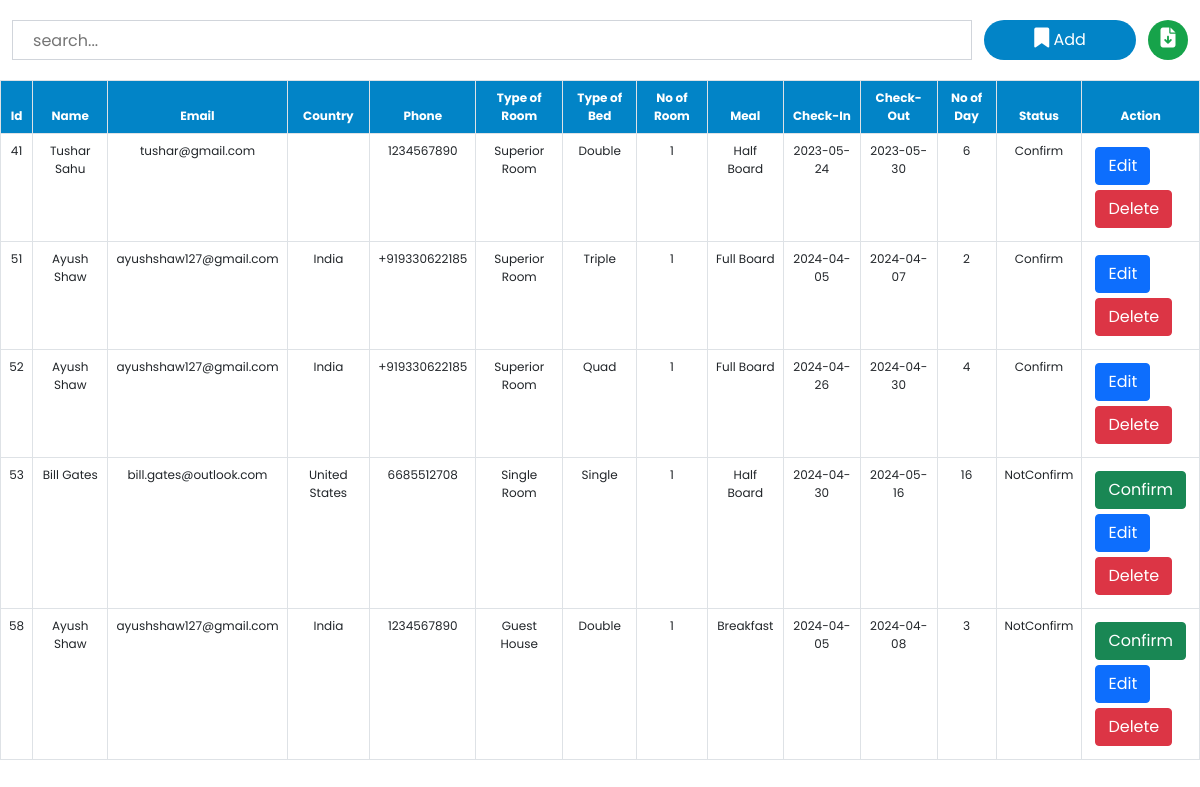
The page /admin/roombook.php on the database its author committed.
### tables this page shows
CREATE TABLE `roombook` (
  `id` int(10) NOT NULL,
  `Name` varchar(50) NOT NULL,
  `Email` varchar(50) NOT NULL,
  `Country` varchar(30) NOT NULL,
  `Phone` varchar(30) NOT NULL,
  `RoomType` varchar(30) NOT NULL,
  `Bed` varchar(30) NOT NULL,
  `Meal` varchar(30) NOT NULL,
  `NoofRoom` varchar(30) NOT NULL,
  `cin` date NOT NULL,
  `cout` date NOT NULL,
  `nodays` int(50) NOT NULL,
  `stat` varchar(30) NOT NULL
);

### admin/roombook.php (the view, shortened to what this page needs)
<?php
include '../config.php';
?>
<!DOCTYPE html>
<html lang="en">
<head>
    <link href="https://cdn.jsdelivr.net/npm/bootstrap@5.0.2/dist/css/bootstrap.min.css" rel="stylesheet">
    <link rel="stylesheet" href="https://cdnjs.cloudflare.com/ajax/libs/font-awesome/6.2.0/css/all.min.css" />
    <link rel="stylesheet" href="./css/roombook.css">
</head>
<body>
    <div class="searchsection">
        <input type="text" name="search_bar" id="search_bar" placeholder="search..." onkeyup="searchFun()">
        <button class="adduser" id="adduser" onclick="adduseropen()"><i class="fa-solid fa-bookmark"></i> Add</button>
        <form action="./exportdata.php" method="post">
            <button class="exportexcel" id="exportexcel" name="exportexcel" type="submit"><i class="fa-solid fa-file-arrow-down"></i></button>
        </form>
    </div>
    <div class="roombooktable" class="table-responsive-xl">
        <?php
            $roombooktablesql = "SELECT * FROM roombook";
            $roombookresult = mysqli_query($conn, $roombooktablesql);
        ?>
        <table class="table table-bordered" id="table-data">
            <thead>
                <tr>
                    <th scope="col">Id</th>
                    <th scope="col">Name</th>
                    <th scope="col">Email</th>
                    <th scope="col">Country</th>
                    <th scope="col">Phone</th>
                    <th scope="col">Type of Room</th>
                    <th scope="col">Type of Bed</th>
                    <th scope="col">No of Room</th>
                    <th scope="col">Meal</th>
                    <th scope="col">Check-In</th>
                    <th scope="col">Check-Out</th>
                    <th scope="col">No of Day</th>
                    <th scope="col">Status</th>
                    <th scope="col" class="action">Action</th>
                </tr>
            </thead>
            <tbody>
            <?php
            while ($res = mysqli_fetch_array($roombookresult)) {
            ?>
                <tr>
                    <td><?php echo $res['id'] ?></td>
                    <td><?php echo $res['Name'] ?></td>
                    <td><?php echo $res['Email'] ?></td>
                    <td><?php echo $res['Country'] ?></td>
                    <td><?php echo $res['Phone'] ?></td>
                    <td><?php echo $res['RoomType'] ?></td>
                    <td><?php echo $res['Bed'] ?></td>
                    <td><?php echo $res['NoofRoom'] ?></td>
                    <td><?php echo $res['Meal'] ?></td>
                    <td><?php echo $res['cin'] ?></td>
                    <td><?php echo $res['cout'] ?></td>
                    <td><?php echo $res['nodays'] ?></td>
                    <td><?php echo $res['stat'] ?></td>
                    <td class="action">
                        <?php
                            if($res['stat'] == "Confirm")
                            {
                                echo " ";
                            }
                            else
                            {
                                echo "<a href='roomconfirm.php?id=". $res['id'] ."'><button class='btn btn-success'>Confirm</button></a>";
                            }
                        ?>
                        <a href="roombookedit.php?id=<?php echo $res['id'] ?>"><button class="btn btn-primary">Edit</button></a>
                        <a href="roombookdelete.php?id=<?php echo $res['id'] ?>"><button class='btn btn-danger'>Delete</button></a>
                    </td>
                </tr>
            <?php
            }
            ?>
            </tbody>
        </table>
    </div>
</body>
</html>

### admin/css/roombook.css (style rules this page uses)
:root { --bg-text-shadow: 0 2px 4px rgb(13 0 77 / 8%), 0 3px 6px rgb(13 0 77 / 8%), 0 8px 16px rgb(13 0 77 / 8%); --bg-box-shadow: 0px 0px 20px 6px rgba(26, 30, 164, 0.31); }
body { background-color: #ffff; }
* { margin: 0; padding: 0; font-family: 'Poppins', sans-serif; }
i { font-size: 20px; }
.table { font-size: 12px; }
.searchsection { height: 80px; width: 100%; display: flex; justify-content: space-evenly; align-items: center; background-color: white; position: fixed; z-index: 500; }
#search_bar { height: 40px; width: 80%; border: 1px solid #d1d5db; padding-left: 20px; }
#adduser { color: white; height: 40px; background-color: #0284c7; border: none; border-radius: 30px; padding: 0 50px; }
.exportexcel { height: 40px; width: 40px; background-color: #16a34a; border: none; border-radius: 50%; color: white; }
a { color: black; }
.roombooktable { position: absolute; color: #0a0d2d; margin-top: 80px; width: 100%; }
.roombooktable thead { background-color: #0284c7; color: white; text-align: center; }
.roombooktable tbody { text-align: center; }
.action a { text-decoration: none; }
.action button { display: flex; flex-wrap: wrap; margin: 5px; }

### rows shown on the page
roombook: id "41", Name "Tushar Sahu", Email "tushar@gmail.com", Phone "1234567890", RoomType "Superior Room", Bed "Double", NoofRoom "1", Meal "Half Board", cin "2023-05-24", cout "2023-05-30", nodays "6", stat "Confirm"
roombook: id "51", Name "Ayush Shaw", Email "ayushshaw127@gmail.com", Country "India", Phone "+919330622185", RoomType "Superior Room", Bed "Triple", NoofRoom "1", Meal "Full Board", cin "2024-04-05", cout "2024-04-07", nodays "2", stat "Confirm"
roombook: id "52", Name "Ayush Shaw", Email "ayushshaw127@gmail.com", Country "India", Phone "+919330622185", RoomType "Superior Room", Bed "Quad", NoofRoom "1", Meal "Full Board", cin "2024-04-26", cout "2024-04-30", nodays "4", stat "Confirm"
roombook: id "53", Name "Bill Gates", Email "bill.gates@outlook.com", Country "United States", Phone "6685512708", RoomType "Single Room", Bed "Single", NoofRoom "1", Meal "Half Board", cin "2024-04-30", cout "2024-05-16", nodays "16", stat "NotConfirm"
roombook: id "58", Name "Ayush Shaw", Email "ayushshaw127@gmail.com", Country "India", Phone "1234567890", RoomType "Guest House", Bed "Double", NoofRoom "1", Meal "Breakfast", cin "2024-04-05", cout "2024-04-08", nodays "3", stat "NotConfirm"
